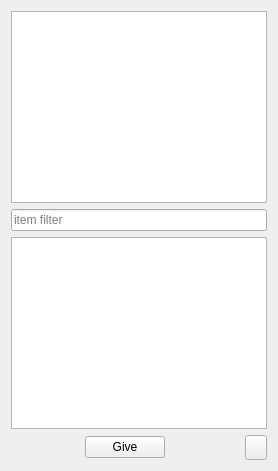
       <widget class="QWidget" name="page_admin">
        <property name="styleSheet">
         <string notr="true">#page_admin{background-image: url(:/CC/images/background.jpg);}</string>
        </property>
        <layout class="QVBoxLayout" name="verticalLayout_2">
         <item>
          <widget class="QListWidget" name="listNearPlayer">
           <property name="iconSize">
            <size>
             <width>80</width>
             <height>80</height>
            </size>
           </property>
           <property name="viewMode">
            <enum>QListView::IconMode</enum>
           </property>
          </widget>
         </item>
         <item>
          <widget class="QLineEdit" name="itemFilterAdmin">
           <property name="placeholderText">
            <string>item filter</string>
           </property>
          </widget>
         </item>
         <item>
          <widget class="QListWidget" name="listAllItem">
           <property name="iconSize">
            <size>
             <width>24</width>
             <height>24</height>
            </size>
           </property>
           <property name="gridSize">
            <size>
             <width>120</width>
             <height>50</height>
            </size>
           </property>
           <property name="viewMode">
            <enum>QListView::IconMode</enum>
           </property>
           <property name="sortingEnabled">
            <bool>true</bool>
           </property>
          </widget>
         </item>
         <item>
          <layout class="QHBoxLayout" name="horizontalLayout_65">
           <item>
            <spacer name="horizontalSpacer_62">
             <property name="orientation">
              <enum>Qt::Horizontal</enum>
             </property>
             <property name="sizeHint" stdset="0">
              <size>
               <width>40</width>
               <height>20</height>
              </size>
             </property>
            </spacer>
           </item>
           <item>
            <widget class="QPushButton" name="playerGiveAdmin">
             <property name="text">
              <string>Give</string>
             </property>
            </widget>
           </item>
           <item>
            <spacer name="horizontalSpacer_63">
             <property name="orientation">
              <enum>Qt::Horizontal</enum>
             </property>
             <property name="sizeHint" stdset="0">
              <size>
               <width>40</width>
               <height>20</height>
              </size>
             </property>
            </spacer>
           </item>
           <item>
            <widget class="QToolButton" name="toolButton_quit_admin">
             <property name="minimumSize">
              <size>
               <width>22</width>
               <height>25</height>
              </size>
             </property>
             <property name="maximumSize">
              <size>
               <width>22</width>
               <height>25</height>
              </size>
             </property>
             <property name="styleSheet">
              <string notr="true">QToolButton::hover {
background-position:left center;
}
QToolButton::pressed {
background-position:left bottom;
}
QToolButton { 
background-image: url(:/CC/images/interface/quit.png);
border-image: url(:/CC/images/empty.png);
}</string>
             </property>
            </widget>
           </item>
          </layout>
         </item>
        </layout>
       </widget>
